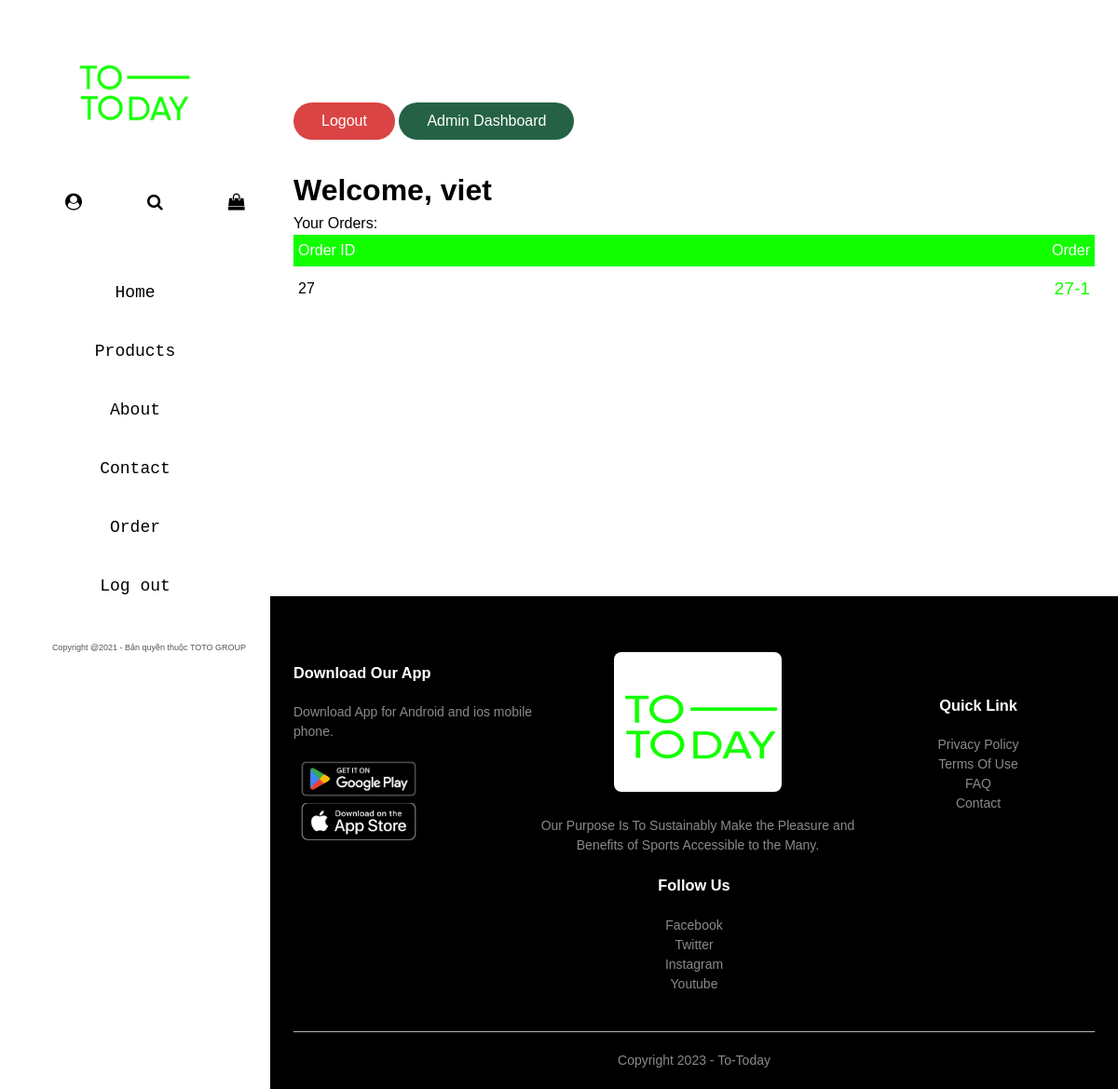
Before: /account/ (signed in) with the older database file.
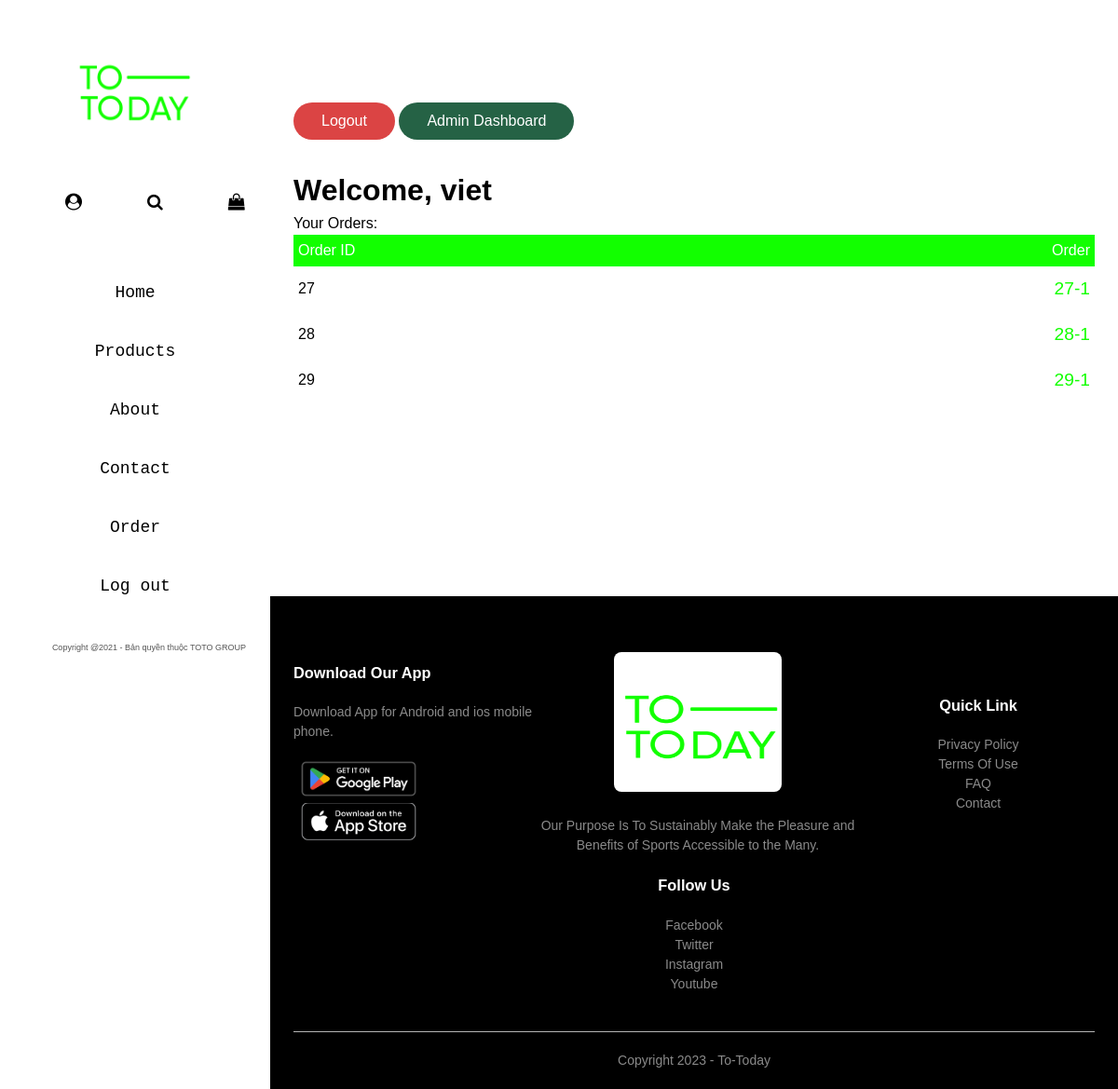
After: the same page with the newer database file.
### tables this page shows
CREATE TABLE "order" (
	"id"	INTEGER,
	"user_id"	INTEGER,
	"user_email"	varchar(200),
	"status"	INTEGER,
	FOREIGN KEY("user_id") REFERENCES "user"("user_id"),
	PRIMARY KEY("id" AUTOINCREMENT)
);

### website/views.py (the view)
@views.route('/account/',methods = ['GET'])
def account():
    user_orders = []
    current_username = ""
    if 'current_user' in session:
        current_username = session['current_user']['name']
    else:
        current_username = ""
    user_id = session.get('current_user',{}).get('id')
    if user_id:
        conn = sqlite3.connect(sqldbname)
        cur = conn.cursor()
        cur.execute('Select * from "order" where user_id = ?',(user_id,))
        user_orders = cur.fetchall()
        conn.close()
        return render_template('account.html',orders = user_orders, user_name = current_username)
    flash("User not logged in")
    return redirect(url_for("auth.login"))

### website/views.py (called while the page is built)
@views.context_processor
def my_utility_processor():
    def convert_currency_to_int(currency_str):
        currency_str = currency_str.replace("$", "").replace(".", "")
        return int(currency_str)
    def convert_int_to_currency(number):
        number_str = str(number)
        currency_str = ""
        count = 0
        for digit in reversed(number_str):
            if count != 0 and count % 3 == 0:
                currency_str = "." + currency_str
            currency_str = digit + currency_str
            count += 1
        currency_str = "$" + currency_str
        return currency_str
    return dict(convert_currency_to_int=convert_currency_to_int, convert_int_to_currency=convert_int_to_currency)

### website/templates/account.html (shortened to what this page needs)
{%extends "index.html" %} {% block title%}To-Today{%endblock%} {% block
content%}
<div class="small-container cart-page" style="min-height: 60vh;">
  <a class="btn" href="/logout">Logout</a>
  <a class="btn" style="background-color: #256245;" href="/admin">Admin Dashboard</a>
  <h1>Welcome, {{user_name}}</h1>
  <div>Your Orders:</div>
  <table class="cart">
    <tr>
      <th>Order ID</th>
      <th>Order</th>
    </tr>
    {%if orders == []%}
      <tr>You haven’t ordered anything</tr>
    {%else%} {% for order in orders %}
    <tr>
      <td>{{order[0]}}</td>
      <td>
        <a style="font-size: 1.2rem" href="/order/{{order[0]}}"
          >{{order[0]}}-{{order[3]}}</a
        >
      </td>
    </tr>
    {% endfor %} {%endif%}
  </table>
</div>
{%endblock%}

Changed rows visible on the page:
added order: id "28", status "1"
added order: id "29", status "1"
